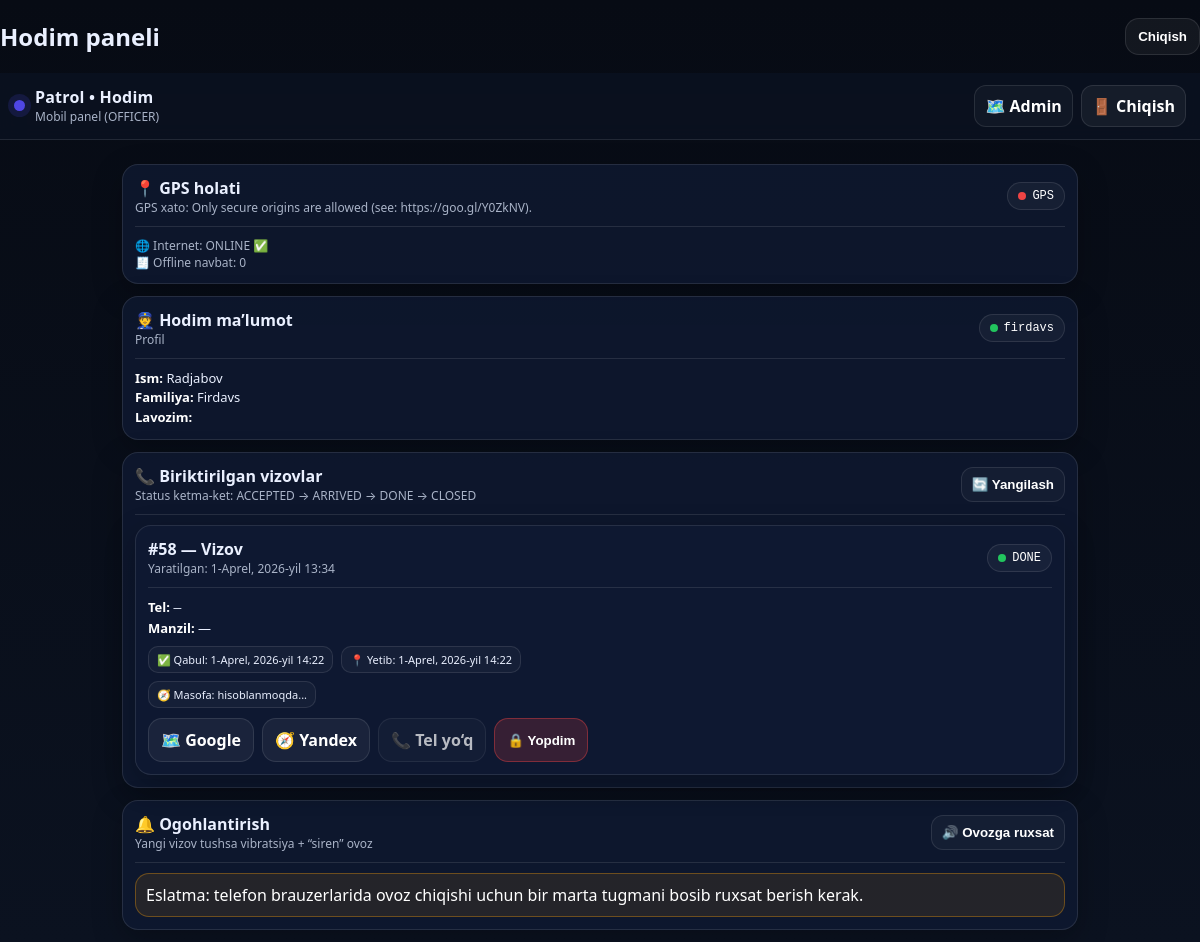
The app's page /officer/ (signed in) with its own data.
### accounts/models.py (models this page shows, shortened)
class User(AbstractUser):
    class Role(models.TextChoices):
        ADMIN = "ADMIN", "Admin"
        OFFICER = "OFFICER", "Officer"
    role = models.CharField(max_length=20, choices=Role.choices, default=Role.OFFICER)
    position = models.CharField(max_length=120, blank=True, default="")
    phone = models.CharField(max_length=30, blank=True, default="")
    photo = models.ImageField(upload_to="officers/", blank=True, null=True)

### incidents/models.py (models this page shows, shortened)
class Incident(models.Model):
    class Status(models.TextChoices):
        NEW = "NEW", "Yangi"
        ASSIGNED = "ASSIGNED", "Biriktirildi"
        ACCEPTED = "ACCEPTED", "Qabul qilindi"
        ARRIVED = "ARRIVED", "Yetib keldi"
        DONE = "DONE", "Bajarildi"
        CLOSED = "CLOSED", "Yopildi"
        CANCELED = "CANCELED", "Bekor qilindi"
    title = models.CharField(max_length=120, default="Vizov")
    details = models.TextField(blank=True, default="")
    victim_first_name = models.CharField(max_length=80, blank=True, default="")
    victim_last_name = models.CharField(max_length=80, blank=True, default="")
    caller_phone = models.CharField(max_length=40, blank=True, default="")
    address_text = models.CharField(max_length=255, blank=True, default="")
    lat = models.FloatField()
    lng = models.FloatField()
    status = models.CharField(
        max_length=20,
        choices=Status.choices,
        default=Status.NEW
    )
    assigned_officer = models.ForeignKey(
        settings.AUTH_USER_MODEL,
        null=True,
        blank=True,
        on_delete=models.SET_NULL,
        related_name="assigned_incidents"
    )
    created_by = models.ForeignKey(
        settings.AUTH_USER_MODEL,
        null=True,
        blank=True,
        on_delete=models.SET_NULL,
        related_name="created_incidents"
    )
    created_at = models.DateTimeField(auto_now_add=True)
    accepted_at = models.DateTimeField(null=True, blank=True)
    arrived_at = models.DateTimeField(null=True, blank=True)
    closed_at = models.DateTimeField(null=True, blank=True)
    class Meta:
        verbose_name = "Murojaat"
        verbose_name_plural = "Murojaatlar"

### incidents/views.py (the view)
# urls.py: path("officer/", officer_dashboard, name="officer_dashboard"),
@ensure_csrf_cookie
@login_required
def officer_dashboard(request):
    if getattr(request.user, "role", None) != User.Role.OFFICER:
        return HttpResponseForbidden("Only OFFICER can access.")
    incidents = Incident.objects.filter(
        assigned_officer=request.user
    ).order_by("-created_at")
    return render(request, "dashboard/officer.html", {
        "me": request.user,
        "incidents": incidents,
    })

### templates/dashboard/officer.html (shortened to what this page needs)
<!DOCTYPE html>
<html>
<head>
</head>
<body>
<div style="display:flex; justify-content:space-between; align-items:center;">
  <h2>Hodim paneli</h2>
  <form method="POST" action="/accounts/logout/">
    <button type="submit" class="btn">Chiqish</button>
  </form>
</div>
<div class="topbar">
  <div class="brand">
    <div class="logo"></div>
    <div>
      <div class="title">Patrol • Hodim</div>
      <div class="sub">Mobil panel (OFFICER)</div>
    </div>
  </div>
  <div style="display:flex;gap:8px;align-items:center">
    <a class="btn small ghost" href="/dashboard/">🗺️ Admin</a>
    <a class="btn small" href="/accounts/logout/">🚪 Chiqish</a>
  </div>
</div>
<div class="wrap">
  <div class="card" id="gps_card">
    <div class="row">
      <div>
        <div style="font-weight:900">📍 GPS holati</div>
        <div class="muted" id="gps_status">Kutyapti...</div>
      </div>
      <div class="pill" id="gps_pill">
      </div>
    </div>
    <div class="divider"></div>
    <div class="muted" id="net_status">🌐 Internet: tekshiryapti...</div>
    <div class="muted" id="queue_status">🧾 Offline navbat: 0</div>
  </div>
  <div class="card">
    <div class="row">
      <div>
        <div style="font-weight:900">👮 Hodim ma’lumot</div>
        <div class="muted">Profil</div>
      </div>
      <div class="pill">
        <span class="dot ok"></span><span class="mono">{{ me.username }}</span>
      </div>
    </div>
    <div class="divider"></div>
    <div class="kv">
      <b>Ism:</b> {{ me.first_name }}<br>
      <b>Familiya:</b> {{ me.last_name }}<br>
      <b>Lavozim:</b> {{ me.position }}<br>
    </div>
  </div>
  <div class="card">
    <div class="row">
      <div>
        <div style="font-weight:900">📞 Biriktirilgan vizovlar</div>
        <div class="muted">Status ketma-ket: ACCEPTED → ARRIVED → DONE → CLOSED</div>
      </div>
      <button class="btn small ghost" type="button" onclick="manualRefresh()">🔄 Yangilash</button>
    </div>
    <div class="divider"></div>
    {% if incidents %}
      <div class="grid">
      {% for i in incidents %}
        <div class="card" style="margin:0" data-incid="{{ i.id }}" data-status="{{ i.status }}">
          <div class="row">
            <div>
              <div style="font-weight:900">#{{ i.id }} — {{ i.title }}</div>
              <div class="muted">Yaratilgan: {{ i.created_at }}</div>
            </div>
            <div class="pill">
              {% if i.status == "NEW" or i.status == "ASSIGNED" %}
                <span class="dot warn"></span>
              {% elif i.status == "ACCEPTED" or i.status == "ARRIVED" or i.status == "DONE" or i.status == "CLOSED" %}
                <span class="dot ok"></span>
              {% else %}
                <span class="dot danger"></span>
              {% endif %}
              <span class="mono">{{ i.status }}</span>
            </div>
          </div>
          <div class="divider"></div>
          <div class="kv">
            <b>Tel:</b> <span class="mono">{{ i.caller_phone|default:"—" }}</span><br>
            <b>Manzil:</b> {{ i.address_text|default:"—" }}<br>
          </div>
          <div class="miniInfo">
            {% if i.accepted_at %}<span class="badge">✅ Qabul: {{ i.accepted_at }}</span>{% endif %}
            {% if i.arrived_at %}<span class="badge">📍 Yetib: {{ i.arrived_at }}</span>{% endif %}
          </div>
          <div class="miniInfo">
            <span class="badge" id="dist_{{ i.id }}">🧭 Masofa: hisoblanmoqda...</span>
          </div>
          <div class="actions">
            <a class="btn" href="https://www.google.com/maps?q={{ i.lat }},{{ i.lng }}" target="_blank">🗺️ Google</a>
            <a class="btn" href="https://yandex.com/maps/?pt={{ i.lng }},{{ i.lat }}&z=16&l=map" target="_blank">🧭 Yandex</a>
            {% if i.caller_phone %}
              <a class="btn success" href="tel:{{ i.caller_phone }}">📞 Qo‘ng‘iroq</a>
            {% else %}
              <span class="btn ghost" style="opacity:.7;cursor:not-allowed;">📞 Tel yo‘q</span>
            {% endif %}
            {% if i.status == "DONE" %}
              <button class="btn danger" type="button"
                      onclick="setIncidentStatus(event, {{ i.id }}, 'CLOSED')">🔒 Yopdim</button>
            {% endif %}
          </div>
        </div>
      {% endfor %}
      </div>
    {% else %}
      <div class="muted">Hozircha sizga vizov biriktirilmagan.</div>
    {% endif %}
  </div>
  <div class="card" style="margin:0"
     data-incid="{{ i.id }}"
     data-status="{{ i.status }}">
    <div class="row">
      <div>
        <div style="font-weight:900">🔔 Ogohlantirish</div>
        <div class="muted">Yangi vizov tushsa vibratsiya + “siren” ovoz</div>
      </div>
      <button class="btn small ghost" type="button" onclick="enableSound()">🔊 Ovozga ruxsat</button>
    </div>
    <div class="divider"></div>
    <div id="notify_box" class="warnBox">
      Eslatma: telefon brauzerlarida ovoz chiqishi uchun bir marta tugmani bosib ruxsat berish kerak.
    </div>
  </div>
</div>
</body>
</html>

### templates/dashboard/officer.html (style rules this page uses)
:root { --bg:#0b1220; --card:#0f1a33; --line:rgba(255,255,255,.10); --text:#eaf0ff; --muted:#a9b3c7; --accent:#4f46e5; --ok:#22c55e; --warn:#f59e0b; --danger:#ef4444; --chip:rgba(255,255,255,.05); }
* { box-sizing:border-box }
body { margin:0; font-family: system-ui, -apple-system, Segoe UI, Roboto, Arial; background:linear-gradient(180deg,#070b14,#0b1220); color:var(--text); }
a { color:inherit;text-decoration:none }
.topbar { position:sticky; top:0; z-index:99; display:flex; align-items:center; justify-content:space-between; padding:12px 14px; background:rgba(11,18,32,.88); border-bottom:1px solid var(--line); backdrop-filter: blur(10px); }
.brand { display:flex; gap:10px; align-items:center }
.logo { width:11px;height:11px;border-radius:50%;background:var(--accent);box-shadow:0 0 0 6px rgba(79,70,229,.16) }
.title { font-weight:900; letter-spacing:.2px }
.sub { font-size:12px;color:var(--muted) }
.wrap { max-width:980px;margin:0 auto;padding:12px }
.card { background:rgba(15,26,51,.75); border:1px solid var(--line); border-radius:16px; padding:12px; box-shadow:0 10px 30px rgba(0,0,0,.25); margin:12px 0; }
.row { display:flex;gap:10px;flex-wrap:wrap;align-items:center;justify-content:space-between }
.muted { color:var(--muted);font-size:12px }
.divider { height:1px;background:var(--line);margin:10px 0 }
.mono { font-family: ui-monospace, SFMono-Regular, Menlo, Consolas, monospace }
.pill { display:inline-flex;align-items:center;gap:6px; padding:6px 10px;border-radius:999px; border:1px solid var(--line); font-size:12px;color:#fff; background:rgba(255,255,255,.04); }
.dot { width:8px;height:8px;border-radius:50% }
.dot.ok { background:var(--ok) }
.btn { display:inline-flex; align-items:center; justify-content:center; gap:8px; padding:10px 12px; border-radius:14px; border:1px solid var(--line); background:var(--chip); color:#fff; cursor:pointer; font-weight:800; user-select:none; }
.btn.small { padding:9px 10px;border-radius:12px;font-weight:900 }
.btn.danger { background:rgba(239,68,68,.18); border-color:rgba(239,68,68,.40) }
.btn.ghost { background:rgba(255,255,255,.03) }
.grid { display:grid;grid-template-columns:1fr;gap:10px }
.kv { font-size:13px;line-height:1.5 }
.kv b { color:#fff }
.actions { display:flex;gap:8px;flex-wrap:wrap;margin-top:10px }
.badge { font-size:11px; padding:5px 8px; border-radius:10px; border:1px solid var(--line); background:rgba(255,255,255,.03); }
.miniInfo { display:flex;gap:8px;flex-wrap:wrap;margin-top:8px }
.warnBox { border:1px solid rgba(245,158,11,.35); background:rgba(245,158,11,.10); padding:10px;border-radius:14px; color:#fff; }

### records on screen
User: username "firdavs", first_name "Radjabov", last_name "Firdavs"
Incident: id "58", title "Vizov", created_at "1-Aprel, 2026-yil 13:34", status "DONE", caller_phone "—", address_text "—", accepted_at "1-Aprel, 2026-yil 14:22", arrived_at "1-Aprel, 2026-yil 14:22", shows "📞 Tel yo‘q"
